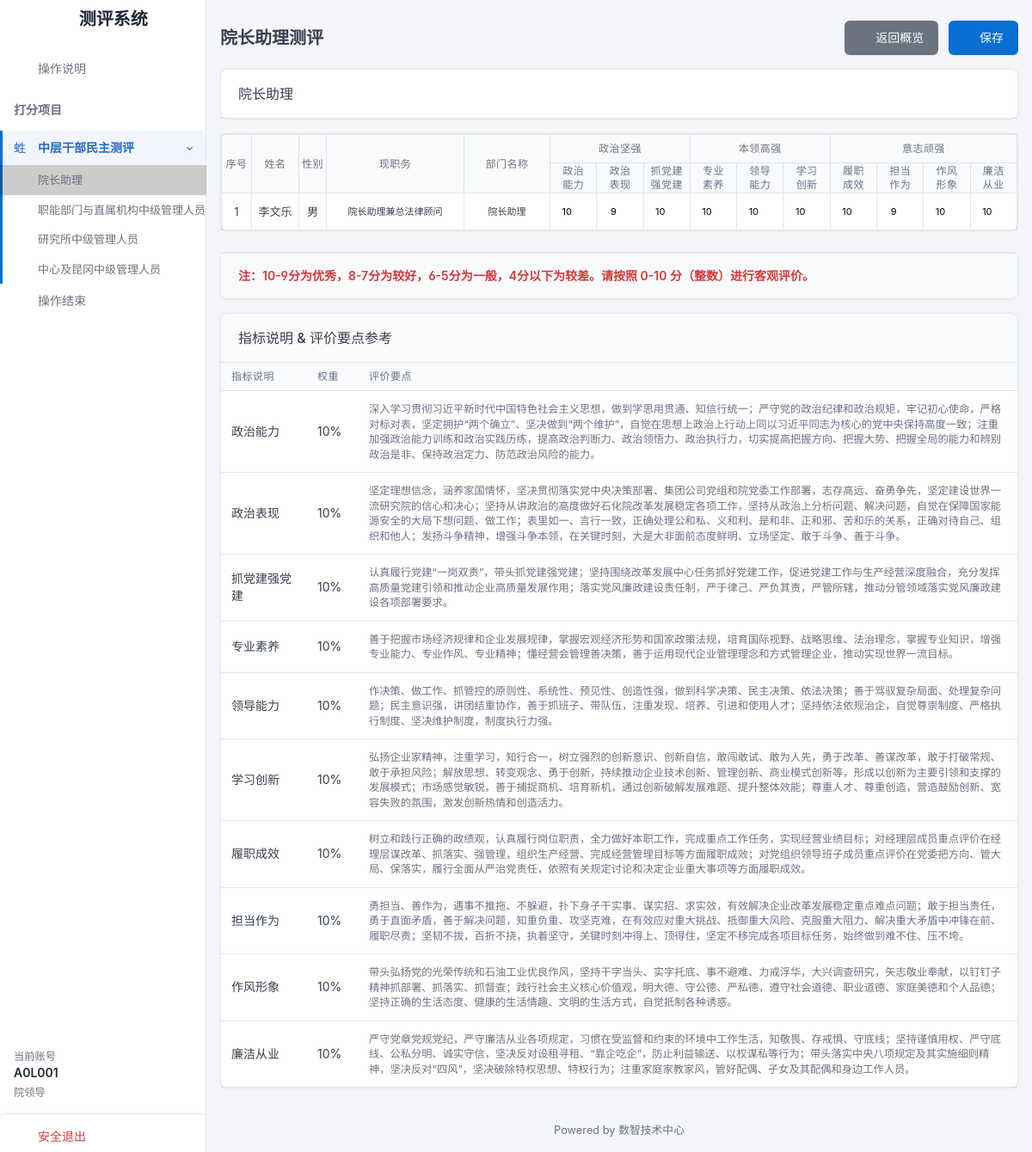
The app's page /assessment/democratic-evaluation/assistant (signed in) with its own data.
### tables this page shows
CREATE TABLE middle_managers (
            id INTEGER PRIMARY KEY AUTOINCREMENT,
            serial_no INTEGER,          -- 序号
            sort_no INTEGER,            -- 部门内排序号
            name TEXT NOT NULL,         -- 姓名
            gender TEXT,                -- 性别
            position TEXT NOT NULL,     -- 现任职务
            
            dept_name TEXT NOT NULL,    -- 部门名称 (用于显示和匹配)
            dept_id INTEGER,            -- 部门ID (外键关联)
            
            rank_level TEXT,            -- 岗位层级
            birth_date TEXT,            -- 出生年月
            education TEXT,             -- 文化程度
            rank_time TEXT,             -- 现职级时间
            role TEXT,                  -- 员工角色
            
            dept_code TEXT,             -- 部门代码 (New)
            tenure_time TEXT,           -- 任职时间 (New)
            is_newly_promoted TEXT,     -- 是否新提拔干部 (New)
            
            updated_at DATETIME DEFAULT CURRENT_TIMESTAMP
        , original_position TEXT, promotion_method TEXT);

CREATE TABLE democratic_scores (id INTEGER PRIMARY KEY AUTOINCREMENT, rater_account TEXT NOT NULL, examinee_id INTEGER NOT NULL, examinee_role TEXT, s_political_ability REAL DEFAULT 0, s_political_perf REAL DEFAULT 0, s_party_build REAL DEFAULT 0, s_professionalism REAL DEFAULT 0, s_leadership REAL DEFAULT 0, s_learning_innov REAL DEFAULT 0, s_performance REAL DEFAULT 0, s_responsibility REAL DEFAULT 0, s_style_image REAL DEFAULT 0, s_integrity REAL DEFAULT 0, total_score REAL DEFAULT 0, created_at DATETIME DEFAULT CURRENT_TIMESTAMP, updated_at DATETIME DEFAULT CURRENT_TIMESTAMP, examinee_name TEXT);

### app.py (the view)
@app.route('/assessment/democratic-evaluation/<group_key>')
def assessment_democratic(group_key):
    if session.get('assessor_role') != 'assessor':
        return redirect(url_for('index'))
    rater_account = session.get('assessor_username')
    db = get_db()
    user_row = db.execute('''

        SELECT a.username, a.dept_code, d.dept_name, d.dept_type, a.account_type

        FROM evaluation_accounts a

        LEFT JOIN department_config d ON a.dept_code = d.dept_code

        WHERE a.username=?

    ''', (rater_account,)).fetchone()
    if not user_row: return "无效账号", 403
    full_user_for_roles = dict(user_row) # helper
    raw_roles = get_user_rater_roles(full_user_for_roles, full_user_for_roles)
    my_rater_roles = []
    for r in raw_roles:
        if r == '职能部门正职 (含院长助理)':
            if user_row['dept_name'] == '院长助理' or user_row['dept_code'] == 'A0':
                my_rater_roles.append('院长助理')
            else:
                my_rater_roles.append('职能部门正职')
        else:
            my_rater_roles.append(r)
    nav_items = get_democratic_nav(user_row)
    target_group = next((g for g in nav_items if g['key'] == group_key), None)
    if not target_group:
        return render_template('assessment_error.html', msg="无效的测评组或无访问权限")
    placeholders = ','.join(['?'] * len(my_rater_roles))
    query = f'''

        SELECT DISTINCT examinee_role

        FROM democratic_rating_config

        WHERE rater_role IN ({placeholders}) AND is_allowed = 1

    '''
    allowed_db_roles = [r[0] for r in db.execute(query, my_rater_roles).fetchall()]
    allowed_set = set(allowed_db_roles)
    effective_roles = [r for r in target_group['roles'] if r in allowed_set]
    if not effective_roles:
         return render_template('assessment_error.html', error_message="没有可评价的人员")
    db_roles = []
    for r in effective_roles:
        if r == '两中心正职': db_roles.append('中心正职')
        elif r == '两中心副职': db_roles.append('中心副职')
        elif r == '所属分公司 (兰州、抚顺) 班子正职': db_roles.append('中心正职')
        elif r == '所属分公司 (兰州、抚顺) 班子副职': db_roles.append('中心副职')
        elif r == '昆冈班子副职 (北京)': db_roles.append('中心副职')
        else: db_roles.append(r)
    ph = ','.join(['?'] * len(db_roles))
    mgrs = db.execute(f'SELECT * FROM middle_managers WHERE role IN ({ph}) ORDER BY dept_code ASC, sort_no ASC', db_roles).fetchall()
    is_kungang_rater = any(r in ['昆冈班子正职', '昆冈班子副职', '所属分公司班子正职'] for r in my_rater_roles)
    is_college_leader = (user_row['dept_type'] == '院领导')
    valid_members = []
    for m in mgrs:
        c_role = m['role']
        c_dept = m['dept_code'] # Use code or dept_name
        c_dept_name = m['dept_name']
        derived_role = get_examinee_role_key(c_role, c_dept_name)
        if derived_role == 'EXCLUDED':
            continue
        if not derived_role: derived_role = c_role # Fallback
        if derived_role not in effective_roles:
            continue
        if not is_college_leader and c_dept == user_row['dept_code']:
            continue
        if is_kungang_rater and c_role == '昆冈班子副职 (北京)':
            continue
        valid_members.append(dict(m))
    group_data = {
        'title': target_group['title'],
        'members': valid_members
    }
    existing_rows = db.execute('SELECT * FROM democratic_scores WHERE rater_account=?', (rater_account,)).fetchall()
    scores_map = {r['examinee_id']: dict(r) for r in existing_rows}
    page_title = f"{target_group['title']}测评" # Dynamic title based on group name
    return render_template('assessment_democratic.html',
                           groups=[group_data], # Single group list
                           page_title=page_title,
                           scores_map=scores_map,
                           current_group_key=group_key)

### templates/assessment_democratic.html (shortened to what this page needs)
{% extends "base_assessment.html" %}
{% block content %}
<div class="container-fluid">
    <div class="row g-2 align-items-center mb-3">
        <div class="col">
            <h2 class="page-title">{{ page_title }}</h2>
        </div>
        <div class="col-auto ms-auto">
            <a href="{{ url_for('assessment_overview') }}" class="btn btn-secondary me-2">
                <i class="ti ti-arrow-left me-2"></i>返回概览
            </a>
            <button class="btn btn-primary" onclick="submitScores()">
                <i class="ti ti-device-floppy me-2"></i>保存
            </button>
        </div>
    </div>
    {% for group in groups %}
    <div class="card mb-3">
        <div class="card-header">
            <h3 class="card-title">{{ group.title }}</h3>
        </div>
    </div>
    <div class="card mb-4" style="overflow: visible;">
        <div class="table-responsive" style="overflow-x: hidden;">
            <table class="table table-bordered table-vcenter text-center align-middle mb-0"
                style="table-layout: fixed; width: 100%;">
                <thead>
                    <tr class="bg-light">
                        <th rowspan="2" class="compact-col" style="width: 35px;">序号</th>
                        <th rowspan="2" class="compact-col" style="width: 55px;">姓名</th>
                        <th rowspan="2" class="compact-col" style="width: 32px;">性别</th>
                        <th rowspan="2" class="compact-col" style="width: 160px;">现职务</th>
                        <th rowspan="2" class="compact-col" style="width: 100px;">部门名称</th>
                        <th colspan="3">政治坚强</th>
                        <th colspan="3">本领高强</th>
                        <th colspan="4">意志顽强</th>
                    </tr>
                    <tr class="bg-white small" style="font-size: 11px; line-height: 1.1;">
                        <th class="score-col">政治<br>能力</th>
                        <th class="score-col">政治<br>表现</th>
                        <th class="score-col">抓党建<br>强党建</th>
                        <th class="score-col">专业<br>素养</th>
                        <th class="score-col">领导<br>能力</th>
                        <th class="score-col">学习<br>创新</th>
                        <th class="score-col">履职<br>成效</th>
                        <th class="score-col">担当<br>作为</th>
                        <th class="score-col">作风<br>形象</th>
                        <th class="score-col">廉洁<br>从业</th>
                    </tr>
                </thead>
                <tbody>
                    {% for m in group.members %}
                    {% set score_data = scores_map.get(m.id, {}) %}
                    <tr class="person-row" data-id="{{ m.id }}" data-name="{{ m.name }}" data-role="{{ m.role }}">
                        <td class="compact-col">{{ loop.index }}</td>
                        <td class="compact-col">{{ m.name }}</td>
                        <td class="compact-col">{{ m.gender }}</td>
                        <td class="compact-col text-wrap small" style="line-height: 1.1; font-size: 11px;">{{ m.position
                            }}</td>
                        <td class="compact-col text-wrap small" style="line-height: 1.1; font-size: 11px;">{{
                            m.dept_name }}</td>
                        <td class="p-1"><input type="number" class="score-input" name="s_political_ability"
                                value="{{ score_data.get('s_political_ability', 10) | int }}" min="0" max="10"></td>
                        <td class="p-1"><input type="number" class="score-input" name="s_political_perf"
                                value="{{ score_data.get('s_political_perf', 10) | int }}" min="0" max="10"></td>
                        <td class="p-1"><input type="number" class="score-input" name="s_party_build"
                                value="{{ score_data.get('s_party_build', 10) | int }}" min="0" max="10">
                        </td>
                        <td class="p-1"><input type="number" class="score-input" name="s_professionalism"
                                value="{{ score_data.get('s_professionalism', 10) | int }}" min="0" max="10"></td>
                        <td class="p-1"><input type="number" class="score-input" name="s_leadership"
                                value="{{ score_data.get('s_leadership', 10) | int }}" min="0" max="10">
                        </td>
                        <td class="p-1"><input type="number" class="score-input" name="s_learning_innov"
                                value="{{ score_data.get('s_learning_innov', 10) | int }}" min="0" max="10"></td>
                        <td class="p-1"><input type="number" class="score-input" name="s_performance"
                                value="{{ score_data.get('s_performance', 10) | int }}" min="0" max="10">
                        </td>
                        <td class="p-1"><input type="number" class="score-input" name="s_responsibility"
                                value="{{ score_data.get('s_responsibility', 10) | int }}" min="0" max="10"></td>
                        <td class="p-1"><input type="number" class="score-input" name="s_style_image"
                                value="{{ score_data.get('s_style_image', 10) | int }}" min="0" max="10">
                        </td>
                        <td class="p-1"><input type="number" class="score-input" name="s_integrity"
                                value="{{ score_data.get('s_integrity', 10) | int }}" min="0" max="10">
                        </td>
                    </tr>
                    {% endfor %}
                </tbody>
            </table>
        </div>
    </div>
    {% endfor %}
    <div class="card mb-3">
        <div class="card-footer">
            <div class="text-danger fw-bold">
                注：10-9分为优秀，8-7分为较好，6-5分为一般，4分以下为较差。请按照 0-10 分（整数）进行客观评价。
            </div>
        </div>
    </div>
    <div class="card">
        <div class="card-header bg-light">
            <h3 class="card-title">指标说明 & 评价要点参考</h3>
        </div>
        <div class="table-responsive">
            <table class="table table-vcenter">
                <thead>
                    <tr>
                        <th style="width: 100px;">指标说明</th>
                        <th style="width: 60px;">权重</th>
                        <th>评价要点</th>
                    </tr>
                </thead>
                <tbody>
                    <tr>
                        <td>政治能力</td>
                        <td>10%</td>
                        <td class="text-muted small">
                            深入学习贯彻习近平新时代中国特色社会主义思想，做到学思用贯通、知信行统一；严守党的政治纪律和政治规矩，牢记初心使命，严格对标对表，坚定拥护“两个确立”、坚决做到“两个维护”，自觉在思想上政治上行动上同以习近平同志为核心的党中央保持高度一致；注重加强政治能力训练和政治实践历练，提高政治判断力、政治领悟力、政治执行力，切实提高把握方向、把握大势、把握全局的能力和辨别政治是非、保持政治定力、防范政治风险的能力。
                        </td>
                    </tr>
                    <tr>
                        <td>政治表现</td>
                        <td>10%</td>
                        <td class="text-muted small">
                            坚定理想信念，涵养家国情怀，坚决贯彻落实党中央决策部署、集团公司党组和院党委工作部署，志存高远、奋勇争先，坚定建设世界一流研究院的信心和决心；坚持从讲政治的高度做好石化院改革发展稳定各项工作，坚持从政治上分析问题、解决问题，自觉在保障国家能源安全的大局下想问题、做工作；表里如一、言行一致，正确处理公和私、义和利、是和非、正和邪、苦和乐的关系，正确对待自己、组织和他人；发扬斗争精神，增强斗争本领，在关键时刻，大是大非面前态度鲜明、立场坚定、敢于斗争、善于斗争。
                        </td>
                    </tr>
                    <tr>
                        <td>抓党建强党建</td>
                        <td>10%</td>
                        <td class="text-muted small">
                            认真履行党建“一岗双责”，带头抓党建强党建；坚持围绕改革发展中心任务抓好党建工作，促进党建工作与生产经营深度融合，充分发挥高质量党建引领和推动企业高质量发展作用；落实党风廉政建设责任制，严于律己、严负其责，严管所辖，推动分管领域落实党风廉政建设各项部署要求。
                        </td>
                    </tr>
                    <tr>
                        <td>专业素养</td>
                        <td>10%</td>
                        <td class="text-muted small">
                            善于把握市场经济规律和企业发展规律，掌握宏观经济形势和国家政策法规，培育国际视野、战略思维、法治理念，掌握专业知识，增强专业能力、专业作风、专业精神；懂经营会管理善决策，善于运用现代企业管理理念和方式管理企业，推动实现世界一流目标。
                        </td>
                    </tr>
                    <tr>
                        <td>领导能力</td>
                        <td>10%</td>
                        <td class="text-muted small">
                            作决策、做工作、抓管控的原则性、系统性、预见性、创造性强，做到科学决策、民主决策、依法决策；善于驾驭复杂局面、处理复杂问题；民主意识强，讲团结重协作，善于抓班子、带队伍，注重发现、培养、引进和使用人才；坚持依法依规治企，自觉尊崇制度、严格执行制度、坚决维护制度，制度执行力强。
                        </td>
                    </tr>
                    <tr>
                        <td>学习创新</td>
                        <td>10%</td>
                        <td class="text-muted small">
                            弘扬企业家精神，注重学习，知行合一，树立强烈的创新意识、创新自信，敢闯敢试、敢为人先，勇于改革、善谋改革，敢于打破常规、敢于承担风险；解放思想、转变观念、勇于创新，持续推动企业技术创新、管理创新、商业模式创新等，形成以创新为主要引领和支撑的发展模式；市场感觉敏锐，善于捕捉商机、培育新机，通过创新破解发展难题、提升整体效能；尊重人才、尊重创造，营造鼓励创新、宽容失败的氛围，激发创新热情和创造活力。
                        </td>
                    </tr>
                    <tr>
                        <td>履职成效</td>
                        <td>10%</td>
                        <td class="text-muted small">
                            树立和践行正确的政绩观，认真履行岗位职责，全力做好本职工作，完成重点工作任务，实现经营业绩目标；对经理层成员重点评价在经理层谋改革、抓落实、强管理，组织生产经营、完成经营管理目标等方面履职成效；对党组织领导班子成员重点评价在党委把方向、管大局、保落实，履行全面从严治党责任，依照有关规定讨论和决定企业重大事项等方面履职成效。
                        </td>
                    </tr>
                    <tr>
                        <td>担当作为</td>
                        <td>10%</td>
                        <td class="text-muted small">
                            勇担当、善作为，遇事不推拖、不躲避，扑下身子干实事、谋实招、求实效，有效解决企业改革发展稳定重点难点问题；敢于担当责任，勇于直面矛盾，善于解决问题，知重负重、攻坚克难，在有效应对重大挑战、抵御重大风险、克服重大阻力、解决重大矛盾中冲锋在前、履职尽责；坚韧不拔，百折不挠，执着坚守，关键时刻冲得上、顶得住，坚定不移完成各项目标任务，始终做到难不住、压不垮。
                        </td>
                    </tr>
                    <tr>
                        <td>作风形象</td>
                        <td>10%</td>
                        <td class="text-muted small">
                            带头弘扬党的光荣传统和石油工业优良作风，坚持干字当头、实字托底、事不避难、力戒浮华，大兴调查研究，矢志敬业奉献，以钉钉子精神抓部署、抓落实、抓督查；践行社会主义核心价值观，明大德、守公德、严私德，遵守社会道德、职业道德、家庭美德和个人品德；坚持正确的生活态度、健康的生活情趣、文明的生活方式，自觉抵制各种诱惑。
                        </td>
                    </tr>
                    <tr>
                        <td>廉洁从业</td>
                        <td>10%</td>
                        <td class="text-muted small">
                            严守党章党规党纪，严守廉洁从业各项规定，习惯在受监督和约束的环境中工作生活，知敬畏、存戒惧、守底线；坚持谨慎用权、严守底线、公私分明、诚实守信，坚决反对设租寻租、“靠企吃企”，防止利益输送、以权谋私等行为；带头落实中央八项规定及其实施细则精神，坚决反对“四风”，坚决破除特权思想、特权行为；注重家庭家教家风，管好配偶、子女及其配偶和身边工作人员。
                        </td>
                    </tr>
                </tbody>
            </table>
        </div>
    </div>
</div>
{% endblock %}

### records on screen
middle_managers: name "李文乐", gender "男", position "院长助理兼总法律顾问", dept_name "院长助理"
democratic_scores: s_political_ability "10", s_political_perf "9", s_party_build "10", s_professionalism "10", s_leadership "10", s_learning_innov "10", s_performance "10", s_responsibility "9", s_style_image "10", s_integrity "10"

### other values on screen
{{ item.title }} "院长助理" "职能部门与直属机构中级管理人员" "研究所中级管理人员" "中心及昆冈中级管理人员"
{{ session.get('assessor_username', 'Unknown') }} "A0L001"
{{ session.get('assessor_dept_name', '') }} "院领导"
{{ page_title }} "院长助理测评"
{{ group.title }} "院长助理"
